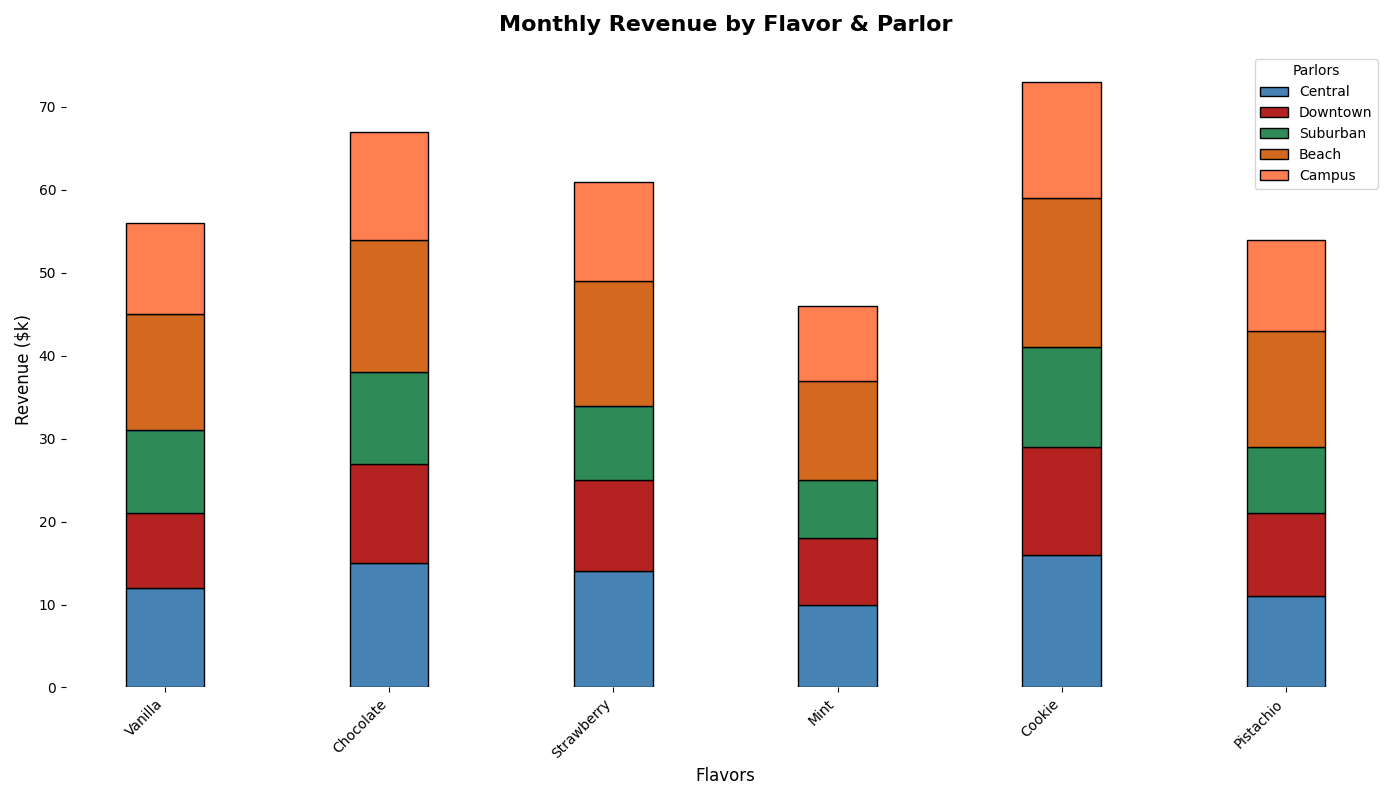

Generate this figure with Python:
import matplotlib.pyplot as plt
import numpy as np

flavors = ['Vanilla', 'Chocolate', 'Strawberry', 'Mint', 'Cookie', 'Pistachio']
parlors = ['Central', 'Downtown', 'Suburban', 'Beach', 'Campus']

revenue_data = {
    'Central': [12, 15, 14, 10, 16, 11],
    'Downtown': [9, 12, 11, 8, 13, 10],
    'Suburban': [10, 11, 9, 7, 12, 8],
    'Beach': [14, 16, 15, 12, 18, 14],
    'Campus': [11, 13, 12, 9, 14, 11]
}

colors = ['#4682B4', '#B42222', '#2E8B57', '#D2691E', '#FF7F50']

fig, ax = plt.subplots(figsize=(14, 8))
bar_width = 0.35

# Starting point for the stacks
bottom_data = np.zeros(len(flavors))

# Plotting the stacked bars
for i, parlor in enumerate(parlors):
    ax.bar(flavors, revenue_data[parlor], width=bar_width, color=colors[i], edgecolor='black', label=parlor, bottom=bottom_data)
    # Update the bottom position for the next parlor's data
    bottom_data += revenue_data[parlor]

ax.set_xlabel('Flavors', fontsize=12)
ax.set_ylabel('Revenue ($k)', fontsize=12)
ax.set_title('Monthly Revenue by Flavor & Parlor', fontsize=16, fontweight='bold', pad=15)
ax.set_xticks(np.arange(len(flavors)))
ax.set_xticklabels(flavors, rotation=45, ha='right')
ax.legend(title='Parlors')  # Add legend to differentiate each parlor's bar

ax.spines['top'].set_color('none')
ax.spines['right'].set_color('none')
ax.spines['bottom'].set_color('none')
ax.spines['left'].set_color('none')

plt.tight_layout()
plt.show()
